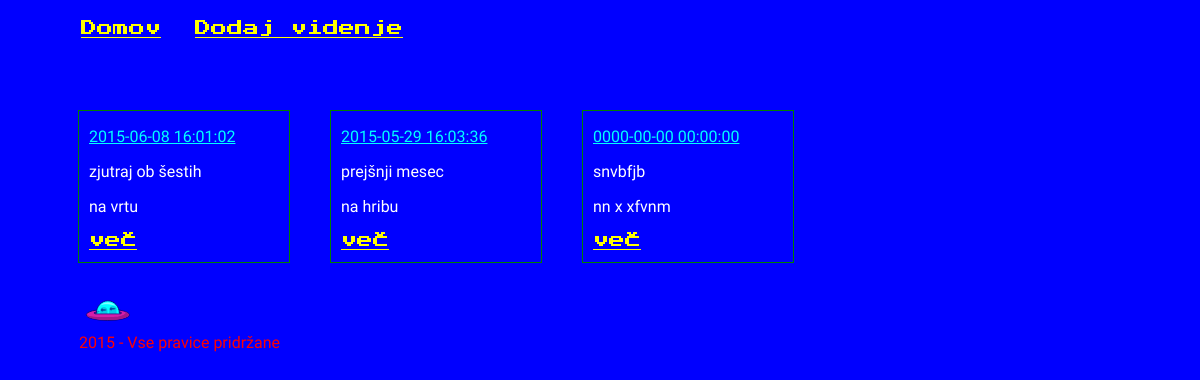
The page / on the database its author committed.
### tables this page shows
CREATE TABLE IF NOT EXISTS `videnja` (
  `id` int(11) NOT NULL AUTO_INCREMENT,
  `datum` timestamp NOT NULL DEFAULT CURRENT_TIMESTAMP,
  `kdaj` varchar(255) NOT NULL,
  `lokacija` varchar(255) NOT NULL,
  `izgled` text NOT NULL,
  `dogajanje` text NOT NULL,
  `ugrabitev` tinyint(1) DEFAULT NULL,
  `kontakt` varchar(255) NOT NULL,
  `ugrabitev_enum` enum('da','ne') DEFAULT 'ne',
  PRIMARY KEY (`id`)
);

### skripte/ez_sql_mysql.php (called while the page is built, shortened)
<?php
	$ezsql_mysql_str = array
	(
		1 => 'Require $dbuser and $dbpassword to connect to a database server',
		2 => 'Error establishing mySQL database connection. Correct user/password? Correct hostname? Database server running?',
		3 => 'Require $dbname to select a database',
		4 => 'mySQL database connection is not active',
		5 => 'Unexpected error while trying to select database'
	);
	class ezSQL_mysql extends ezSQLcore
	{
		function connect($dbuser='', $dbpassword='', $dbhost='localhost')
		{
			global $ezsql_mysql_str; $return_val = false;
			if ( ! $dbuser )
			{
				$this->register_error($ezsql_mysql_str[1].' in '.__FILE__.' on line '.__LINE__);
				$this->show_errors ? trigger_error($ezsql_mysql_str[1],E_USER_WARNING) : null;
			}
			else if ( ! $this->dbh = @mysql_connect($dbhost,$dbuser,$dbpassword,true,131074) )
			{
				$this->register_error($ezsql_mysql_str[2].' in '.__FILE__.' on line '.__LINE__);
				$this->show_errors ? trigger_error($ezsql_mysql_str[2],E_USER_WARNING) : null;
			}
			else
			{
				$return_val = true;
			}
			return $return_val;
		}
		function query($query)
		{
			$return_val = 0;
			$query = trim($query);
			$this->result = @mysql_query($query,$this->dbh);
			if ( preg_match("/^(insert|delete|update|replace|truncate|drop|create|alter|set|lock|unlock)\s+/i",$query) )
			{
				$this->rows_affected = @mysql_affected_rows($this->dbh);
				$return_val = $this->rows_affected;
			}
			else
			{
				$is_insert = false;
				$i=0;
				$num_rows=0;
				while ( $row = @mysql_fetch_object($this->result) )
				{
					$num_rows++;
				}
				$this->num_rows = $num_rows;
				$return_val = $this->num_rows;
			}
			return $return_val;
		}
	}

### skripte/ez_sql_core.php (called while the page is built, shortened)
<?php
	class ezSQLcore
	{
		var $timers           = array();
		function flush()
		{
			$this->last_result = null;
		}
		function get_results($query=null, $output = OBJECT)
		{
			if ( $query )
			{
				$this->query($query);
			}
			if ( $output == OBJECT )
			{
				return $this->last_result;
			}
		}
		function timer_get_cur()
		{
			list($usec, $sec) = explode(" ",microtime());
			return ((float)$usec + (float)$sec);
		}
		function timer_start($timer_name)
		{
			$this->timers[$timer_name] = $this->timer_get_cur();
		}
		function timer_elapsed($timer_name)
		{
			return round($this->timer_get_cur() - $this->timers[$timer_name],2);
		}
	}

### index.php (the view)
<?php
require_once('header.php');
require_once ('skripte/ez_sql_core.php');
require_once ('skripte/ez_sql_mysql.php');
$db = new ezSQL_mysql ('root', '', 'ufo', 'localhost');
$db->query ("SET NAMES UTF8");
$videnja = $db->get_results("SELECT * FROM videnja ORDER BY datum DESC");
?>
<div class="content blog">
	<?php foreach ($videnja as $enoVidenje) {
		echo "<div class='videnje box'>";
			echo "<p class='datum'>" . $enoVidenje->datum . "</p>";
			echo "<p class='kdaj'>" . $enoVidenje->kdaj . "</p>";
			echo "<p class='lokacija'>" . $enoVidenje->lokacija . "</p>";
			echo '<a href="view.php?id='.$enoVidenje->id.'">več</a>';
		echo "</div>";
	}
	?>
</div>
<div
 id="animated-example" class="animated bounceInLeft"><img src="css/vesolc.svg" alt="vesolc">
</div>
<?php require_once('footer.php'); ?>

### header.php (shortened to what this page needs)
<!DOCTYPE html>
<html lang="en">
<head>
    <link rel="stylesheet" href="css/stili.css">
</head>
<body>
    <div class="container">
        <nav>
            <ul>
                <li class="domov"><a href="index.php">Domov</a></li>
                <li class="dodaj"><a href="add.php">Dodaj videnje</a></li>
            </ul>
        </nav>

### footer.php (shortened to what this page needs)
		<footer><?php echo date('Y');?> - Vse pravice pridržane</footer>
    </div>
</body>
</html>

### css/stili.css (style rules this page uses)
body { font-family: 'Exo', sans-serif; background-color: blue; overflow: hidden; }
a { font-family: 'Press Start 2P', cursive; color: yellow; }
li { display: inline; padding-right: 30px; }
.domov a { margin-left: -17px; }
ul { margin: 20px 0 50px; }
.container { margin-left: 50px; }
p { color: white; }
footer { padding-top: 50px; color: red; margin-left: 21px; }
.box { border: 1px solid green; width: 30%; max-width: 200px; margin: 20px 20px; padding: 0 0 10px 10px; display: block; float: left; }
.datum { color: #00FFFF; text-decoration: underline; }
#animated-example img { background-color: transparent; width: 100%; height: auto; }
.animated { width: 100px; height: 53px; -webkit-animation-duration: 10s; animation-duration: 10s; -webkit-animation-fill-mode: both; animation-fill-mode: both; animation-iteration-count:infinite; -webkit-animation-iteration-count:infinite; }
.bounceInLeft { -webkit-animation-name: bounceInLeft; animation-name: bounceInLeft; }

### rows shown on the page
videnja: datum "2015-06-08 16:01:02", kdaj "zjutraj ob šestih", lokacija "na vrtu"
videnja: datum "2015-05-29 16:03:36", kdaj "prejšnji mesec", lokacija "na hribu"
videnja: datum "0000-00-00 00:00:00", kdaj "snvbfjb", lokacija "nn x xfvnm"
